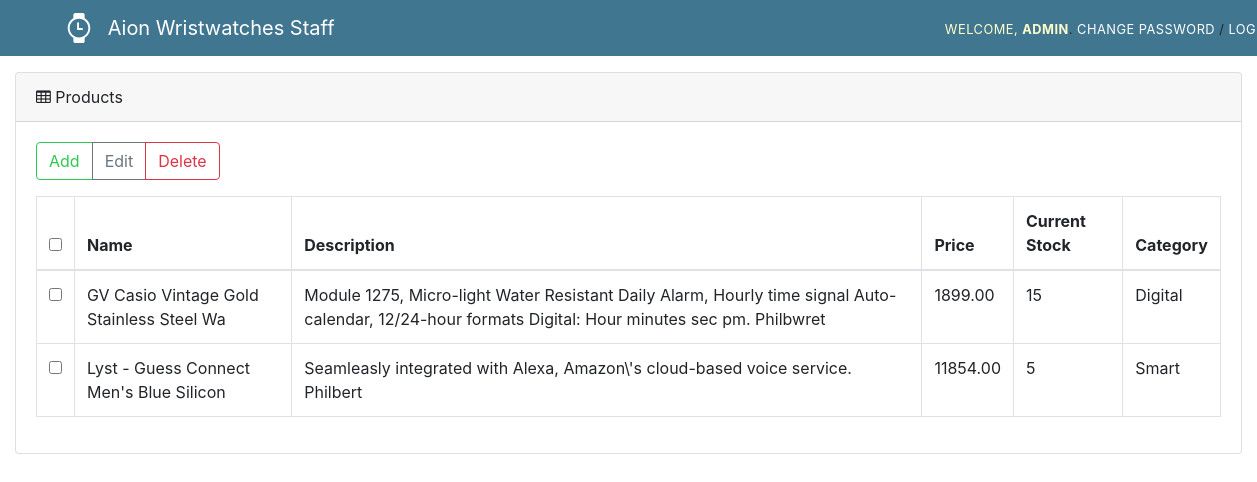
/prodman/ (signed in), run on the app's committed database.
### ecommerce/models.py (models this page shows, shortened)
class Product(models.Model):
    prodname = models.CharField(max_length=40)
    description = models.CharField(max_length=300)
    price = models.DecimalField(default=0.00, max_digits=20, decimal_places=2, validators=[MinValueValidator(0)])
    initialstock = models.PositiveIntegerField(default=0)
    quantity = models.PositiveIntegerField(default=0)
    CHOICES = (
        ('Analog', 'Analog'),
        ('Digital', 'Digital'),
        ('Smart', 'Smart'),
    )
    category = models.CharField(max_length=7, choices=CHOICES)
    image = models.ImageField(upload_to='ecommerce/static/product_images/', blank=True)
    class Meta:
        verbose_name_plural = "Products"

### ecommerce/views.py (the view)
# urls.py: url(r'^prodman/$', views.prodman, name='prodman'),
def prodman(request):
    product_list = Product.objects.all()
    context = {
        'product_list': product_list,
    }
    return render(request, 'ecommerce/prodman.html', context)

### ecommerce/templates/ecommerce/prodman.html (shortened to what this page needs)
{% extends 'ecommerce/extends/header3.html' %}
{% load static %}
{% block body %}
    <div class="container-fluid">
    <div class="card mt-3">
      <div class="card-header">
        <i class="fa fa-table"></i> Products
      </div>
      <div class="card-body">
        <div class="btn-group" role="group">
          <button type="button" class="btn btn-outline-success" id="btnAdd">Add</button>
          <button type="button" class="btn btn-outline-secondary" id="btnEdit">Edit</button>
          <button type="button" class="btn btn-outline-danger" id="btnDelete">Delete</button>
        </div>
        <table class="table table-bordered mt-3">
          <thead>
            <tr>
              <th scope="col"><input type="checkbox"></th>
              <th scope="col">Name</th>
              <th scope="col">Description</th>
              <th scope="col">Price</th>
              <th scope="col">Current Stock</th>
              <th scope="col">Category</th>
            </tr>
          </thead>
          <tbody>
            {% for product in product_list %}
              <tr>
                <td><input type="checkbox" data-type="check_product" data-id="{{ product.id }}"></td>
                <td data-id="{{ product.id }}" data-type="name">{{ product.prodname }}</td>
                <td data-id="{{ product.id }}" data-type="description">{{ product.description }}</td>
                <td data-id="{{ product.id }}" data-type="price">{{ product.price }}</td>
                <td data-id="{{ product.id }}" data-type="quantity">{{ product.quantity }}</td>
                <td data-id="{{ product.id }}" data-type="category">{{ product.category }}</td>
              </tr>
            {% endfor %}
          </tbody>
        </table>
      </div>
    </div>
    </div>
{% endblock %}

### ecommerce/templates/ecommerce/extends/header3.html (shortened to what this page needs)
{% load static %}
<!DOCTYPE html>
<html lang="en">
	<head>
    	<link rel="stylesheet" type="text/css" href="{% static 'css/bootstrap.min.css' %}">
        <link rel="stylesheet" type="text/css" href="{% static 'css/header3.css' %}">
        <link rel="stylesheet" type="text/css" href="{% static 'fonts/css/font-awesome.min.css' %}">
	</head>
	<body>
        {% if user.is_authenticated and user.usertypes != 'Customer'%}
		<nav id="navbar" class="navbar navbar-expand-lg navbar-dark" >
  			<a id="id_title" class="navbar-brand ml-5" href="#">
  				<img src="{{ STATIC_URL }} /static/brand/watch.svg" width="30" height="30" class="d-inline-block align-top mr-2" alt="">
  				Aion Wristwatches Staff
  			</a>
             <div id="user-tools" class="col-9">
                 <small>
                     <bold id="id_navitems">Welcome,</bold>
                    <strong id="id_navitems" class="text-uppercase">{{user.username}}</strong>.
                    <a id="id_navitem" href="#">Change password</a> /
                    <a id="id_navitem" href="{% url 'ecommerce:loginmanager' %}">Log out</a>
                </small>
            </div>
		</nav>
      {%endif%}
    	{% block body %}
    	{% endblock %}
	</body>
</html>

### ecommerce/static/css/header3.css (style rules this page uses)
#navbar { background-color: #417690; }
button { cursor: pointer; }
#user-tools { float: right; padding: 0; margin: 0 0 0 20px; letter-spacing: 0.5px; text-transform: uppercase; text-align: right; }
#id_navitems { color: #ffc; }
#id_navitem { color: white; }

### data on the page
Product: prodname "GV Casio Vintage Gold Stainless Steel Wa", description "Module 1275, Micro-light Water Resistant Daily Alarm, Hourly time signal Auto-calendar, 12/24-hour formats Digital: Hour minutes sec pm. Philbwret", price "1899.00", quantity "15", category "Digital"
Product: prodname "Lyst - Guess Connect Men's Blue Silicon", description "Seamleasly integrated with Alexa, Amazon\\'s cloud-based voice service. Philbert", price "11854.00", quantity "5", category "Smart"

### other printed values
{{ user.username }} "ADMIN"
